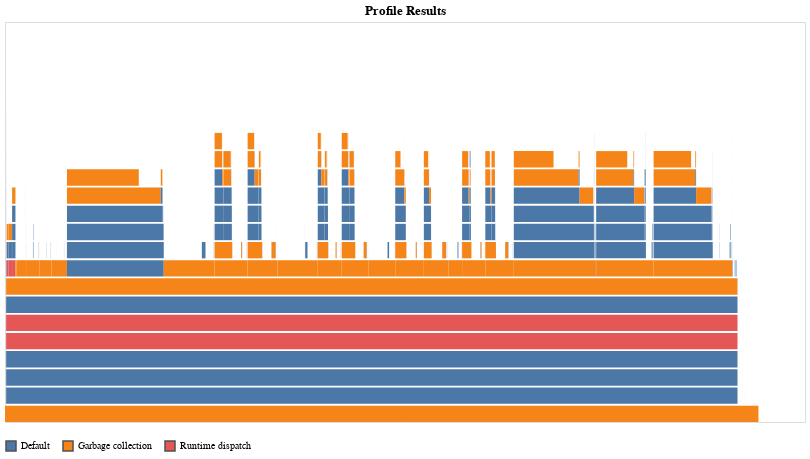

Source (notebook cell):
### Code cell
@profile main("/home/debr/codejams/julia/work/2017/WF/B.in")
Profile.clear()
@profile main("/home/debr/codejams/julia/work/2017/WF/B.in2")
ProfileVega.view()

### Figure 1 — Vega-Lite specification as saved in the notebook (floating-point values rounded to 4 significant figures; data arrays with more than 128 entries replaced by an {"elided": "..."} marker saying what was removed)
{"data": {"values": {"elided": "476 records"}}, "encoding": {"color": {"field": "status", "legend": {"orient": "bottom", "title": null}, "type": "nominal"}, "fillOpacity": {"condition": [{"selection": "highlight", "value": 0.6}, {"selection": "select", "value": 0.5}], "value": 1}, "strokeWidth": {"condition": [{"selection": "highlight", "value": 0.5}, {"selection": "select", "value": 0.5}], "value": 0}, "tooltip": {"field": "sf", "type": "nominal"}, "x": {"axis": null, "field": "x1", "type": "quantitative"}, "x2": {"field": "x2", "type": "quantitative"}, "y": {"axis": null, "field": "level", "type": "quantitative"}, "y2": {"field": "level2", "type": "quantitative"}}, "height": 400, "mark": {"stroke": "#505050", "type": "rect"}, "selection": {"grid": {"bind": "scales", "type": "interval"}, "highlight": {"empty": "none", "on": "mouseover", "type": "single"}, "select": {"empty": "none", "type": "multi"}}, "title": "Profile Results", "transform": [{"as": "level2", "calculate": "datum.level+0.9"}], "width": 800}
